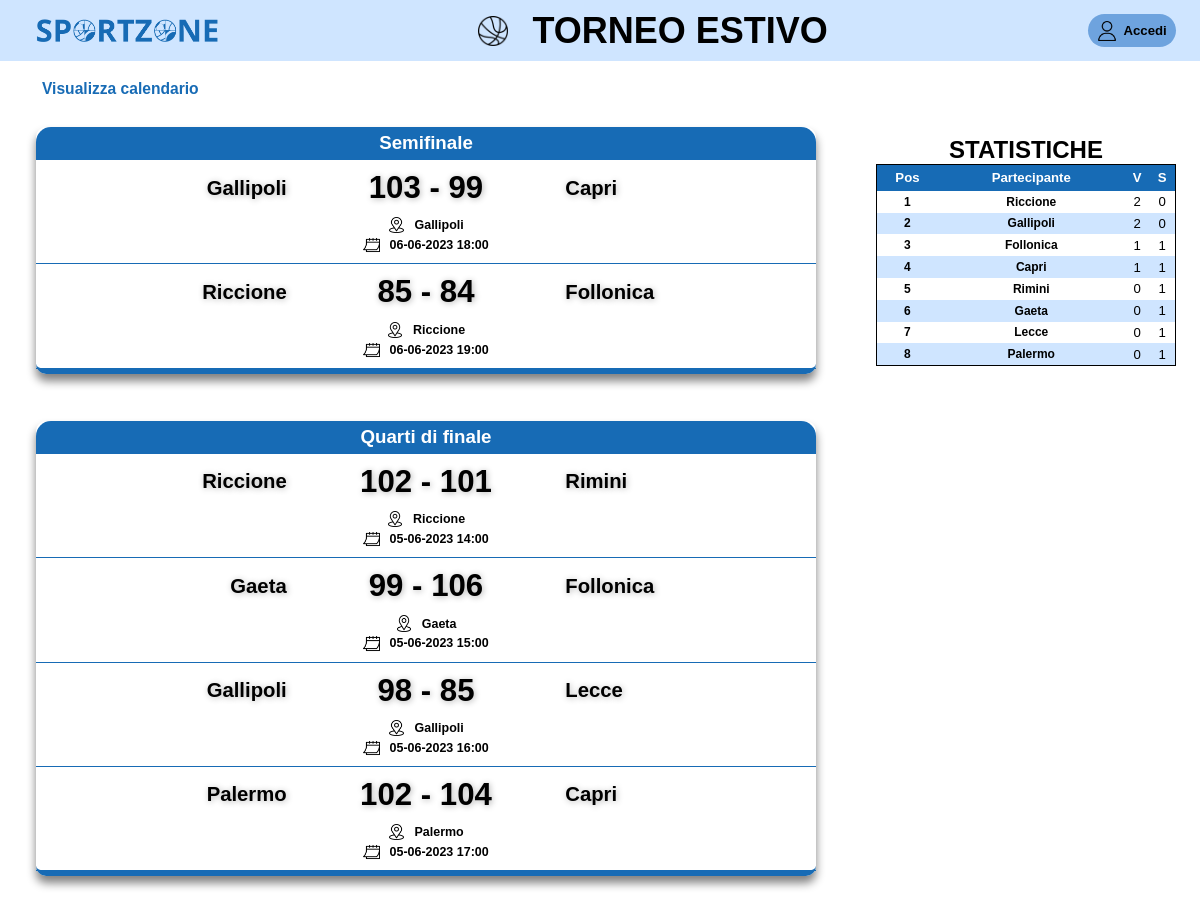
The page /php/torneo.php?torneo=Torneo Estivo on the database its author committed.
### tables this page shows
CREATE TABLE `partita` (
  `Partecipante1` int(11) NOT NULL,
  `Partecipante2` int(11) NOT NULL,
  `Data` datetime DEFAULT NULL,
  `Turno` int(11) NOT NULL,
  `Luogo` varchar(255) DEFAULT NULL,
  `Punti1` int(11) DEFAULT NULL,
  `Punti2` int(11) DEFAULT NULL,
  PRIMARY KEY (`Partecipante1`,`Partecipante2`),
  KEY `fk_partecipante_has_partecipante_partecipante2` (`Partecipante2`),
  CONSTRAINT `fk_partecipante_has_partecipante_partecipante1` FOREIGN KEY (`Partecipante1`) REFERENCES `partecipante` (`Id`) ON DELETE NO ACTION ON UPDATE NO ACTION,
  CONSTRAINT `fk_partecipante_has_partecipante_partecipante2` FOREIGN KEY (`Partecipante2`) REFERENCES `partecipante` (`Id`) ON DELETE NO ACTION ON UPDATE NO ACTION
);

CREATE TABLE `partecipante` (
  `Id` int(11) NOT NULL AUTO_INCREMENT,
  `Nome` varchar(255) NOT NULL,
  `Vinte` int(11) DEFAULT '0',
  `Pareggiate` int(11) DEFAULT '0',
  `Torneo` varchar(255) NOT NULL,
  PRIMARY KEY (`Id`),
  KEY `fk_partecipante_torneo1` (`Torneo`),
  CONSTRAINT `fk_partecipante_torneo1` FOREIGN KEY (`Torneo`) REFERENCES `torneo` (`Nome`) ON DELETE NO ACTION ON UPDATE NO ACTION
);

### php/classDB.php (called while the page is built, shortened)
<?php
class cncDB{
    private $pdo;
    public function __construct(){
        try {
            $this->pdo = new PDO(DB_CONNECTION_STRING, DB_USER, DB_PASS);
        }
        catch (PDOException $e) {
            die( $e->getMessage() );
        }
    }
    public function close(){
        $this->pdo = null;
    }
    public function getPartite(){
        $query =  " SELECT *
                    FROM partita M
                    INNER JOIN partecipante P ON M.Partecipante1 = P.Id
                    WHERE P.Torneo = '{$_SESSION['torneo']}'";
        $result = $this->pdo->query($query);
        return $result->fetchAll(PDO::FETCH_ASSOC);
    }
    public function getTipologia(){
        $query =  " SELECT T.Tipologia
                    FROM Torneo T
                    WHERE T.Nome = '{$_SESSION['torneo']}'";
        $result = $this->pdo->query($query);
        return $result->fetchColumn();
    }
    public function getSport(){
        $query =  " SELECT T.Sport
                    FROM Torneo T
                    WHERE T.Nome = '{$_SESSION['torneo']}'";
        $result = $this->pdo->query($query);
        return $result->fetchColumn();
    }
    public function getPartiteTorneo(){
        $query =  " SELECT P1.Nome AS Nome1, P2.Nome AS Nome2, M.Data, M.Luogo, M.Turno, M.Punti1, M.Punti2
                    FROM partita M
                        INNER JOIN partecipante P1 ON M.Partecipante1 = P1.Id
                        INNER JOIN partecipante P2 ON M.Partecipante2 = P2.Id
                    WHERE P1.Torneo = '{$_SESSION['torneo']}'
                    ORDER BY M.Turno, M.Data;";
        $result = $this->pdo->query($query);
        return $result->fetchAll(PDO::FETCH_ASSOC);
    }
    public function getPartitePartecipante($partecipante){
        $query =  "SELECT *
                FROM partita P
                    WHERE (P.Partecipante1 = $partecipante
                    OR P.Partecipante2 = $partecipante)
                    AND P.Punti1 IS NOT NULL;";
        $result = $this->pdo->query($query);
        return $result->fetchAll(PDO::FETCH_ASSOC);
    }
    public function getId($partecipante){
        $query =  " SELECT T.Id
                    FROM Partecipante T
                    WHERE T.Torneo = '{$_SESSION['torneo']}'
                        AND T.Nome = '$partecipante';";
        $result = $this->pdo->query($query);
        return $result->fetchColumn();
    }
    public function classifica(){
        $query = "  SELECT P.Nome, P.Vinte, P.Pareggiate
                    FROM Partecipante P
                    WHERE P.Torneo = '{$_SESSION['torneo']}'
                    ORDER BY P.Vinte DESC, P.Pareggiate DESC;";
        $result = $this->pdo->query($query);
        return $result->fetchAll(PDO::FETCH_ASSOC);
    }
}
?>

### php/torneo.php (the view, shortened to what this page needs)
<!DOCTYPE html>
<html lang="it">
<head>
    <link rel="stylesheet" href="../css/torneo.css" >
</head>
<body onload="start()">
    <?php
        require_once "classDB.php";
        $connection = new cncDB();
    ?>
    <header class="bar">
        <img src="../img/insegna_senza_sfondo.png" alt="Logo">
        <?php
        $sport = $connection->getSport();
        switch($sport){
            case 'Basket': echo "<section id='titolo'><img src='../img/basketball.png' alt='basket'>"; break;
        }
        ?>
        <?php echo"<h1>" . $_SESSION['torneo'] . "</h1></section>" ?>
        <button id="myButton" onclick="window.location.href='login.php'">
            <img src="../img/user.png" alt="Profilo">
            Accedi
        </button>
    </header>
    <?php
        $partite = $connection->getPartite();
        if(count($partite) === 0){
            echo "<h2>Non sono state ancora organizzate partite per questo torneo</h2>";
        } else {
            echo "<button id='mod'>Visualizza calendario</button>";
            $turni2 = array("Finale", "Semifinale andata", "Semifinale ritorno", "Quarti di finale andata",
            "Quarti di finale ritorno", "Ottavi di finale andata", "Ottavi di finale ritorno",
            "Sedicesimi di finale andata", "Sedicesimi di finale ritorno", "Trentaduesimi di finale andata",
            "Trentaduesimi di finale ritorno", "Sassantaquattresimi di andata", "Sassantaquattresimi di ritorno");
            $turni1 = array("Finale", "Semifinale", "Quarti di finale", "Ottavi di finale", "Sedicesimi di finale",
                    "Trentaduesimi di finale", "Sassantaquattresimi  di finale");
            $tipo = $connection->getTipologia();
            $partecipanti = count($connection->getPartecipanti());
            if($tipo==="eliminazione2" || $tipo==="eliminazione1"){
                if($partecipanti>64) $numero = 13;
                elseif($partecipanti>32) $numero = 11;
                elseif($partecipanti>16) $numero = 9;
                elseif($partecipanti>8) $numero = 7;
                elseif($partecipanti>4) $numero = 5;
                elseif($partecipanti>2) $numero = 3;
                else $numero = 1;
            } else {
                $numero = ($partecipanti-1)*2;
            }
            $turno = '';
            $match = $connection->getPartiteTorneo();
            echo "<div id='elenco_partite'><section class='risultati'>";
            foreach($match as $partita){
                $Timestamp = strtotime($partita['Data']);
                $data = date("d-m-Y H:i", $Timestamp);
                if($partita['Turno'] !== $turno){
                    if($turno !== ''){
                        echo "</section><section class='risultati'>" ;
                    }
                    echo "<h3>";
                        if($connection->getTipologia() === "girone1"){
                            echo $partita['Turno'] . " Giornata";
                        }elseif($connection->getTipologia() === "girone2"){
                            if($partita['Turno'] <= ($numero/2)){
                                echo $partita['Turno']. " Giornata di andata";
                            } else {
                                echo ($partita['Turno'] - $numero/2) . " Giornata di ritorno";
                            }
                        }elseif($connection->getTipologia() === "eliminazione2"){
                            echo $turni2[$partita['Turno']];
                        }else{
                            echo $turni1[$partita['Turno']];
                        }
                    echo "</h3>";
                    $turno = $partita['Turno'];
                }
                echo "<article class='match'>";
                echo "<div class='intestazione'><h4 class='team'>" . $partita['Nome1'] . "</h4>";
                if ($Timestamp > strtotime("now")){
                    echo "<h4 class='ris_nd'>n.a.</h4>";
                }
                elseif(!isset($partita['Punti1']) || !isset($partita['Punti2'])){
                    echo "<h4 class='ris_nd'>nd</h4>";
                } else {
                    echo "<h4 class='ris'>" . $partita['Punti1'] . " - " . $partita['Punti2'] . "</h4>";
                }
                echo "<h5 class='team'>" . $partita['Nome2'] . "</h5></div>";
                echo "<div class='where'> <img src='../img/location.png' alt='Luogo'>";
                echo "<h5>" . (!empty($partita['Luogo']) ? $partita['Luogo'] : " nd ") . "</h5> </div>";
                echo "<div class='when'> <img src='../img/calendar.png' alt='Data'>";
                echo "<h5>" . (($partita['Data'] !=='0000-00-00 00:00:00') ?  $data : ' nd') . "</h5> </div>";
                echo "</article>";
            }
            echo "</section></div>";
        }
    ?>
    <?php
        $mod = $connection->getTipologia();
        $partecipante = $connection->classifica();
        echo "<table id='classifica'><caption>";
        if($mod === "eliminazione1" || $mod === "eliminazione2")
            echo "STATISTICHE</caption>";
        else
            echo "CLASSIFICA</caption>";
        echo "<thead><tr>
            <th scope='col'>Pos</th>
            <th scope='col'>Partecipante</th>
            <th scope='col'>V</th>";
        echo "<th scope='col'>S</th>
            </tr></thead>
            <tbody>";
        $i = 1;
        foreach($partecipante as $row){
            $id =  $connection->getId($row['Nome']);
            $tot_partite = count($connection->getPartitePartecipante($id));
            $sconfitte = $tot_partite - ($row['Vinte'] + $row['Pareggiate']);
            echo "<tr><td>" . $i .
                "</td><td>" . $row['Nome'] .
                "</td><td>" . $row['Vinte'] . "</td>";
                echo "</td><td>" . $sconfitte . "</td></tr>";
                $i=$i+1;
        }
        echo "</tbody></table>"
    ?>
</body>
</html>

### css/torneo.css (style rules this page uses)
body { padding: 0; margin: 0; font-family: Arial, Helvetica, sans-serif; font-size: 1vw; width: 100%; height: 100%; }
.bar { display: flex; align-items: center; justify-content: space-between; height: 20%; padding: 0.8em 2em 0.8em 3em; background-color: #CFE5FF; font-size: 1vw; }
.bar > img { width: 16%; height: 12%; }
#titolo { display: flex; flex-direction: row; align-items: center; justify-content: center; }
.bar h1 { font-size: 3em; text-transform: uppercase; margin: 0; }
#titolo img { width: 2.5em; height: 2.5em; margin-right: 2em; }
#myButton { color: black; font-weight: bold; font-size: 1.1em; height: 2.5em; box-sizing: border-box; background-color: #6EA3DE; border-radius: 30px; border: none; cursor: pointer; display: flex; justify-content: space-around; align-items: center; }
.bar > #myButton { padding: 1em 0.7em; }
#myButton img { width: 1.5em; height: 1.5em; margin-right: 0.5em; }
#mod { font-weight: bold; font-size: 1.3em; height: 1.5em; box-sizing: border-box; background-color: white; color: #176BB5; border: none; cursor: pointer; margin-left: 3vw; margin-top: 2vh; }
h4, h5 { margin: 0; }
h5 { font-size: 1em; }
body > div { width: 65%; box-sizing: border-box; margin-left: 3vw; font-size: 1.3vw; }
.risultati { margin-bottom: 3em; border-radius: 10px; box-shadow: 0px 7px 10px 0px gray; border-bottom: 5px solid #176BB5; }
h3 { background-color: #176BB5; color: white; font-size: 1.2em; font-weight: bold; text-align: center; margin-top: 1.4em; margin-bottom: 0em; padding: 0.3em 0em; box-sizing: border-box; border-top-left-radius: 15px; border-top-right-radius: 15px; }
.match { box-sizing: border-box; width: 100%; padding: 10px; border-bottom: 1px solid #176BB5; }
.intestazione { display: flex; flex-direction: row; justify-content: space-around; align-items: center; }
.ris { width: 30%; text-align: center; font-weight: bold; font-size: 2em; text-shadow: 1px 1px 6px rgba(0, 0, 0, 0.3); }
.team { width: 30%; text-align: right; font-weight: bold; font-size: 1.3em; text-shadow: 1px 1px 6px rgba(0, 0, 0, 0.3); }
.intestazione .team:first-child { text-align: right; }
.intestazione .team:last-child { text-align: left; }
.where, .when { width: 100%; display: inline-block; text-align: center; display: flex; flex-direction: row; align-items: center; justify-content: center; font-size: 0.8em; }
.where { margin-top: 0.9em; }
.when { margin-top: 0.3em; }
.where > img, .when > img { width: 1.3em; height: 1.3em; margin-right: 0.8em; }
#classifica { position: absolute; right: 0; top: 17vh; bottom: 4em; width: 25%; box-sizing: border-box; text-align: center; border: 1px solid black; border-collapse: collapse; border-spacing: 0px; padding:0; margin-right: 2em; }
#classifica caption { background-color: white; font-weight: bolder; font-size: 2em; color: black; }
#classifica th { font-size: 1.1em; font-weight: 600; color: white; background-color: #176BB5; height: 1.8em; }
#classifica tr { background-color: white; }
#classifica td { font-size: 1.1em; height: 1.5em; }
#classifica td:nth-child(1), #classifica td:nth-child(2) { font-size: 1em; font-weight: bold; }
#classifica tr:nth-child(even) { background-color: #CFE5FF; }

### rows shown on the page
partita: Turno "Semifinale", Partecipante1.Nome "Gallipoli", Punti1 "103", Punti2 "99", Partecipante2.Nome "Capri", Luogo "Gallipoli", Data "06-06-2023 18:00"
partita: Partecipante1.Nome "Riccione", Punti1 "85", Punti2 "84", Partecipante2.Nome "Follonica", Luogo "Riccione", Data "06-06-2023 19:00"
partita: Turno "Quarti di finale", Partecipante1.Nome "Riccione", Punti1 "102", Punti2 "101", Partecipante2.Nome "Rimini", Luogo "Riccione", Data "05-06-2023 14:00"
partita: Partecipante1.Nome "Gaeta", Punti1 "99", Punti2 "106", Partecipante2.Nome "Follonica", Luogo "Gaeta", Data "05-06-2023 15:00"
partita: Partecipante1.Nome "Gallipoli", Punti1 "98", Punti2 "85", Partecipante2.Nome "Lecce", Luogo "Gallipoli", Data "05-06-2023 16:00"
partita: Partecipante1.Nome "Palermo", Punti1 "102", Punti2 "104", Partecipante2.Nome "Capri", Luogo "Palermo", Data "05-06-2023 17:00"
partecipante: Nome "Riccione", Vinte "2", Pareggiate "0"
partecipante: Nome "Gallipoli", Vinte "2", Pareggiate "0"
partecipante: Nome "Follonica", Vinte "1"
partecipante: Nome "Capri", Vinte "1"
partecipante: Nome "Rimini", Vinte "0", sconfitte "1"
partecipante: Nome "Gaeta", Vinte "0", sconfitte "1"
partecipante: Nome "Lecce", Vinte "0", sconfitte "1"
partecipante: Nome "Palermo", Vinte "0", sconfitte "1"

### other values the page prints
$_SESSION['torneo'] "TORNEO ESTIVO"
